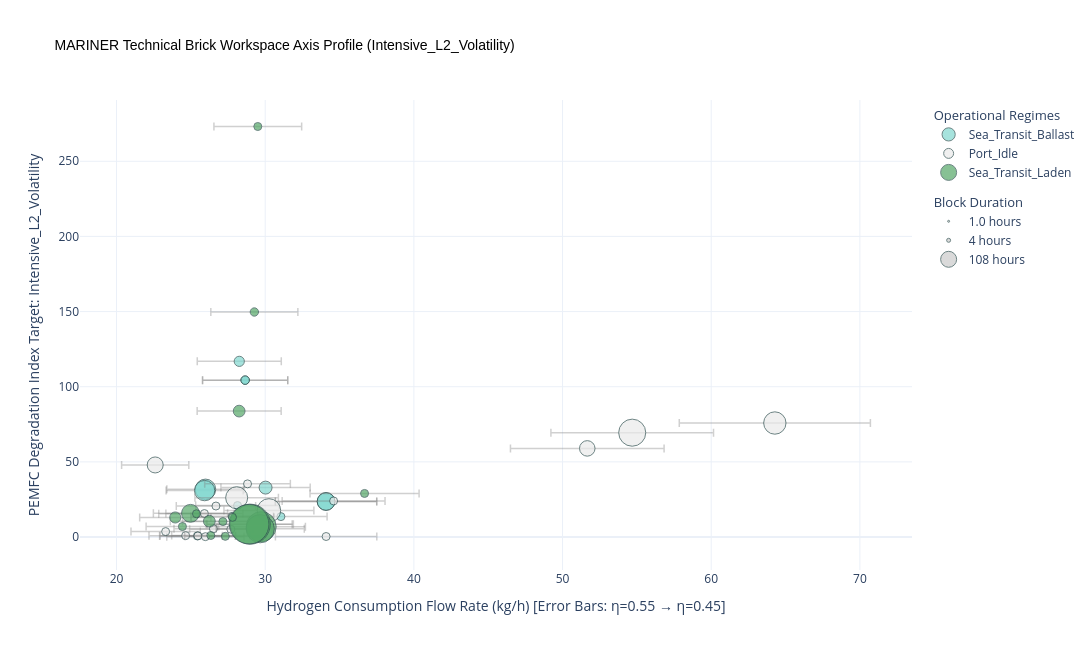
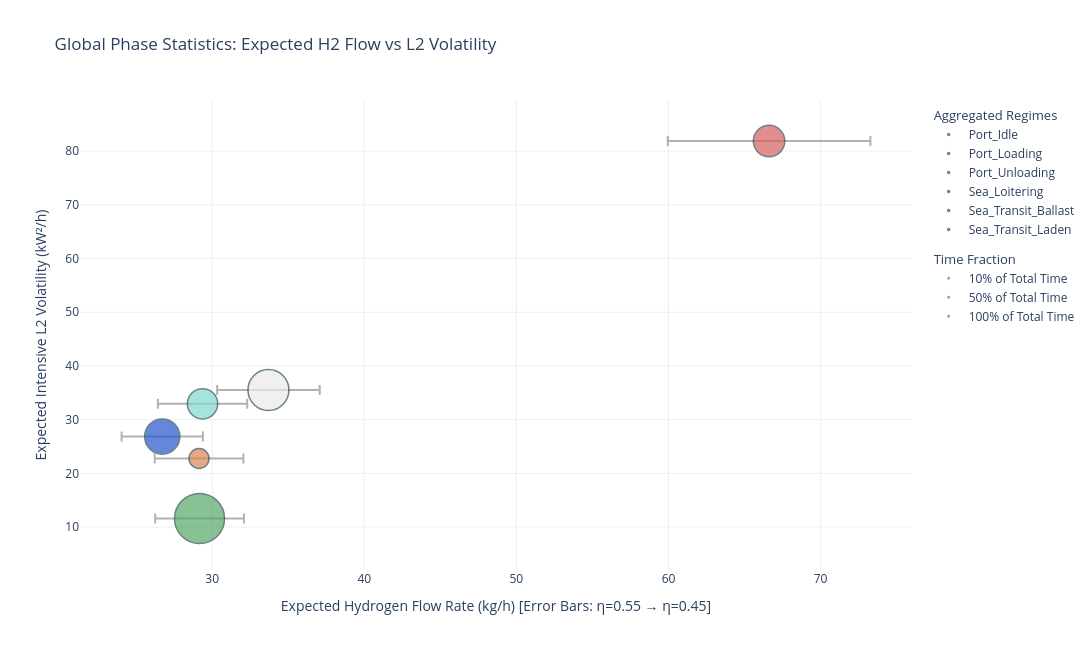

The notebook cell these images were saved under, in order:
### Code cell
plotter = VesselVisualizer(labeled_df) # (Passes structural check, can plot master_registry directly)
fig_bricks = plotter.plot_brick_space(brick_registry, y_axis_metric='Intensive_L2_Volatility')
fig_bricks.show()
fig_stats = plotter.plot_phase_statistics(global_stats)
fig_stats.show()

### Figure 1 — Plotly figure (JSON) as saved in the notebook; plotly's stock layout.template omitted (floating-point values rounded to 4 significant figures)
{"data": [{"error_x": {"array": [2.598, 2.592, 2.826, 2.814, 2.865, 2.865, 3.409, 3.409, 3.002, 3.106], "color": "rgba(120,120,120,0.35)", "symmetric": true, "thickness": 1.5, "type": "data", "width": 4}, "hoverinfo": "text", "legendgroup": "Phases", "legendgrouptitle": {"text": "Operational Regimes"}, "marker": {"color": "#81D8D0", "line": {"color": "DarkSlateGrey", "width": 1}, "size": [28.17, 27.75, 7.0, 3.667, 4.833, 4.833, 21.08, 21.08, 11.25, 2.417], "sizemin": 4, "sizemode": "area", "sizeref": 0.1344}, "mode": "markers", "name": "Sea_Transit_Ballast", "text": ["<b>Phase Block: Sea_Transit_Ballast</b><br>File Origin: Combined_Sister_Vessels<br>Loitering Handling: With_Loitering<br>Start Timestamp: 2025-12-22 10:50<br>Total Duration: 28.17 h<br>Mean Power Demand: 428.6 kW<br>-----------------------------------<br>H2 Rate: [23.38 - 28.58] kg/h<br>L2 Volatility: 31.72", "<b>Phase Block: Sea_Transit_Ballast</b><br>File Origin: Combined_Sister_Vessels<br>Loitering Handling: Without_Loitering<br>Start Timestamp: 2025-12-22 10:50<br>Total Duration: 27.75 h<br>Mean Power Demand: 427.6 kW<br>-----------------------------------<br>H2 Rate: [23.33 - 28.52] kg/h<br>L2 Volatility: 30.87", "<b>Phase Block: Sea_Transit_Ballast</b><br>File Origin: Combined_Sister_Vessels<br>Loitering Handling: With_Loitering<br>Start Timestamp: 2025-12-26 05:35<br>Total Duration: 7.00 h<br>Mean Power Demand: 466.0 kW<br>-----------------------------------<br>H2 Rate: [25.43 - 31.08] kg/h<br>L2 Volatility: 116.89", "<b>Phase Block: Sea_Transit_Ballast</b><br>File Origin: Combined_Sister_Vessels<br>Loitering Handling: Without_Loitering<br>Start Timestamp: 2025-12-26 08:05<br>Total Duration: 3.67 h<br>Mean Power Demand: 464.1 kW<br>-----------------------------------<br>H2 Rate: [25.32 - 30.95] kg/h<br>L2 Volatility: 20.92", "<b>Phase Block: Sea_Transit_Ballast</b><br>File Origin: Combined_Sister_Vessels<br>Loitering Handling: With_Loitering<br>Start Timestamp: 2025-12-31 19:15<br>Total Duration: 4.83 h<br>Mean Power Demand: 472.6 kW<br>-----------------------------------<br>H2 Rate: [25.79 - 31.52] kg/h<br>L2 Volatility: 104.37", "<b>Phase Block: Sea_Transit_Ballast</b><br>File Origin: Combined_Sister_Vessels<br>Loitering Handling: Without_Loitering<br>Start Timestamp: 2025-12-31 19:15<br>Total Duration: 4.83 h<br>Mean Power Demand: 472.6 kW<br>-----------------------------------<br>H2 Rate: [25.79 - 31.52] kg/h<br>L2 Volatility: 104.37", "<b>Phase Block: Sea_Transit_Ballast</b><br>File Origin: Combined_Sister_Vessels<br>Loitering Handling: With_Loitering<br>Start Timestamp: 2026-01-23 16:20<br>Total Duration: 21.08 h<br>Mean Power Demand: 562.3 kW<br>-----------------------------------<br>H2 Rate: [30.68 - 37.50] kg/h<br>L2 Volatility: 23.64", "<b>Phase Block: Sea_Transit_Ballast</b><br>File Origin: Combined_Sister_Vessels<br>Loitering Handling: Without_Loitering<br>Start Timestamp: 2026-01-23 16:20<br>Total Duration: 21.08 h<br>Mean Power Demand: 562.3 kW<br>-----------------------------------<br>H2 Rate: [30.68 - 37.50] kg/h<br>L2 Volatility: 23.64", "<b>Phase Block: Sea_Transit_Ballast</b><br>File Origin: Combined_Sister_Vessels<br>Loitering Handling: With_Loitering<br>Start Timestamp: 2026-02-02 05:50<br>Total Duration: 11.25 h<br>Mean Power Demand: 495.2 kW<br>-----------------------------------<br>H2 Rate: [27.02 - 33.03] kg/h<br>L2 Volatility: 32.86", "<b>Phase Block: Sea_Transit_Ballast</b><br>File Origin: Combined_Sister_Vessels<br>Loitering Handling: Without_Loitering<br>Start Timestamp: 2026-02-02 05:50<br>Total Duration: 2.42 h<br>Mean Power Demand: 512.2 kW<br>-----------------------------------<br>H2 Rate: [27.95 - 34.16] kg/h<br>L2 Volatility: 13.57"], "type": "scatter", "x": [25.98, 25.92, 28.26, 28.14, 28.65, 28.65, 34.09, 34.09, 30.02, 31.06], "y": [31.72, 30.87, 116.9, 20.92, 104.4, 104.4, 23.64, 23.64, 32.86, 13.57]}, {"error_x": {"array": [2.26, 2.465, 2.33, 2.544, 2.548, 2.669, 2.808, 6.428, 5.166, 3.025, 3.41, 3.46, 2.598, 2.777, 2.769, 2.881, 5.469, 2.591, 2.652], "color": "rgba(120,120,120,0.35)", "symmetric": true, "thickness": 1.5, "type": "data", "width": 4}, "hoverinfo": "text", "legendgroup": "Phases", "legendgrouptitle": {"text": "Operational Regimes"}, "marker": {"color": "#EAEAEA", "line": {"color": "DarkSlateGrey", "width": 1}, "size": [17.25, 0.08333, 0.08333, 0.1667, 0.08333, 0.9167, 32.58, 33.67, 16.17, 37.33, 0.08333, 0.3333, 0.08333, 0.75, 0.08333, 0.08333, 49.25, 0.1667, 0.08333], "sizemin": 4, "sizemode": "area", "sizeref": 0.1344}, "mode": "markers", "name": "Port_Idle", "text": ["<b>Phase Block: Port_Idle</b><br>File Origin: Combined_Sister_Vessels<br>Start Timestamp: 2025-12-23 15:00<br>Total Duration: 17.25 h<br>Mean Power Demand: 372.8 kW<br>-----------------------------------<br>H2 Rate: [20.34 - 24.86] kg/h<br>L2 Volatility: 47.94", "<b>Phase Block: Port_Idle</b><br>File Origin: Combined_Sister_Vessels<br>Start Timestamp: 2025-12-25 05:45<br>Total Duration: 0.08 h<br>Mean Power Demand: 406.5 kW<br>-----------------------------------<br>H2 Rate: [22.18 - 27.11] kg/h<br>L2 Volatility: 0.91", "<b>Phase Block: Port_Idle</b><br>File Origin: Combined_Sister_Vessels<br>Start Timestamp: 2025-12-25 10:05<br>Total Duration: 0.08 h<br>Mean Power Demand: 384.3 kW<br>-----------------------------------<br>H2 Rate: [20.97 - 25.63] kg/h<br>L2 Volatility: 3.61", "<b>Phase Block: Port_Idle</b><br>File Origin: Combined_Sister_Vessels<br>Start Timestamp: 2025-12-25 18:25<br>Total Duration: 0.17 h<br>Mean Power Demand: 419.6 kW<br>-----------------------------------<br>H2 Rate: [22.90 - 27.98] kg/h<br>L2 Volatility: 0.69", "<b>Phase Block: Port_Idle</b><br>File Origin: Combined_Sister_Vessels<br>Start Timestamp: 2025-12-26 03:50<br>Total Duration: 0.08 h<br>Mean Power Demand: 420.2 kW<br>-----------------------------------<br>H2 Rate: [22.93 - 28.02] kg/h<br>L2 Volatility: 0.77", "<b>Phase Block: Port_Idle</b><br>File Origin: Combined_Sister_Vessels<br>Start Timestamp: 2025-12-26 04:40<br>Total Duration: 0.92 h<br>Mean Power Demand: 440.2 kW<br>-----------------------------------<br>H2 Rate: [24.02 - 29.36] kg/h<br>L2 Volatility: 20.61", "<b>Phase Block: Port_Idle</b><br>File Origin: Combined_Sister_Vessels<br>Start Timestamp: 2025-12-26 12:35<br>Total Duration: 32.58 h<br>Mean Power Demand: 463.1 kW<br>-----------------------------------<br>H2 Rate: [25.27 - 30.89] kg/h<br>L2 Volatility: 26.14", "<b>Phase Block: Port_Idle</b><br>File Origin: Combined_Sister_Vessels<br>Start Timestamp: 2025-12-30 09:35<br>Total Duration: 33.67 h<br>Mean Power Demand: 1060.2 kW<br>-----------------------------------<br>H2 Rate: [57.85 - 70.71] kg/h<br>L2 Volatility: 75.85", "<b>Phase Block: Port_Idle</b><br>File Origin: Combined_Sister_Vessels<br>Start Timestamp: 2026-01-23 00:10<br>Total Duration: 16.17 h<br>Mean Power Demand: 852.1 kW<br>-----------------------------------<br>H2 Rate: [46.50 - 56.83] kg/h<br>L2 Volatility: 58.95", "<b>Phase Block: Port_Idle</b><br>File Origin: Combined_Sister_Vessels<br>Start Timestamp: 2026-01-24 13:25<br>Total Duration: 37.33 h<br>Mean Power Demand: 498.9 kW<br>-----------------------------------<br>H2 Rate: [27.22 - 33.27] kg/h<br>L2 Volatility: 17.65", "<b>Phase Block: Port_Idle</b><br>File Origin: Combined_Sister_Vessels<br>Start Timestamp: 2026-01-30 14:15<br>Total Duration: 0.08 h<br>Mean Power Demand: 562.4 kW<br>-----------------------------------<br>H2 Rate: [30.69 - 37.51] kg/h<br>L2 Volatility: 0.33", "<b>Phase Block: Port_Idle</b><br>File Origin: Combined_Sister_Vessels<br>Start Timestamp: 2026-01-30 15:15<br>Total Duration: 0.33 h<br>Mean Power Demand: 570.7 kW<br>-----------------------------------<br>H2 Rate: [31.14 - 38.06] kg/h<br>L2 Volatility: 24.00", "<b>Phase Block: Port_Idle</b><br>File Origin: Combined_Sister_Vessels<br>Start Timestamp: 2026-01-30 15:45<br>Total Duration: 0.08 h<br>Mean Power Demand: 428.4 kW<br>-----------------------------------<br>H2 Rate: [23.38 - 28.57] kg/h<br>L2 Volatility: 0.22", "<b>Phase Block: Port_Idle</b><br>File Origin: Combined_Sister_Vessels<br>Start Timestamp: 2026-01-30 16:00<br>Total Duration: 0.75 h<br>Mean Power Demand: 458.1 kW<br>-----------------------------------<br>H2 Rate: [25.00 - 30.55] kg/h<br>L2 Volatility: 13.76", "<b>Phase Block: Port_Idle</b><br>File Origin: Combined_Sister_Vessels<br>Start Timestamp: 2026-01-30 17:05<br>Total Duration: 0.08 h<br>Mean Power Demand: 456.6 kW<br>-----------------------------------<br>H2 Rate: [24.92 - 30.46] kg/h<br>L2 Volatility: 5.20", "<b>Phase Block: Port_Idle</b><br>File Origin: Combined_Sister_Vessels<br>Start Timestamp: 2026-01-30 19:15<br>Total Duration: 0.08 h<br>Mean Power Demand: 475.2 kW<br>-----------------------------------<br>H2 Rate: [25.93 - 31.69] kg/h<br>L2 Volatility: 35.36", "<b>Phase Block: Port_Idle</b><br>File Origin: Combined_Sister_Vessels<br>Start Timestamp: 2026-01-31 04:35<br>Total Duration: 49.25 h<br>Mean Power Demand: 902.0 kW<br>-----------------------------------<br>H2 Rate: [49.22 - 60.16] kg/h<br>L2 Volatility: 69.42", "<b>Phase Block: Port_Idle</b><br>File Origin: Combined_Sister_Vessels<br>Start Timestamp: 2026-02-02 17:05<br>Total Duration: 0.17 h<br>Mean Power Demand: 427.3 kW<br>-----------------------------------<br>H2 Rate: [23.32 - 28.50] kg/h<br>L2 Volatility: 15.61", "<b>Phase Block: Port_Idle</b><br>File Origin: Combined_Sister_Vessels<br>Start Timestamp: 2026-02-02 18:10<br>Total Duration: 0.08 h<br>Mean Power Demand: 437.3 kW<br>-----------------------------------<br>H2 Rate: [23.86 - 29.17] kg/h<br>L2 Volatility: 5.47"], "type": "scatter", "x": [22.6, 24.65, 23.3, 25.44, 25.48, 26.69, 28.08, 64.28, 51.66, 30.25, 34.1, 34.6, 25.98, 27.77, 27.69, 28.81, 54.69, 25.91, 26.52], "y": [47.94, 0.9113, 3.61, 0.6944, 0.7655, 20.61, 26.14, 75.85, 58.95, 17.65, 0.3335, 24.0, 0.2212, 13.76, 5.203, 35.36, 69.42, 15.61, 5.472]}, {"error_x": {"array": [2.498, 2.538, 2.395, 2.624, 2.715, 2.973, 2.966, 2.9, 2.892, 3.668, 2.95, 2.634, 2.732, 2.78, 2.825, 2.927, 2.443], "color": "rgba(120,120,120,0.35)", "symmetric": true, "thickness": 1.5, "type": "data", "width": 4}, "hoverinfo": "text", "legendgroup": "Phases", "legendgrouptitle": {"text": "Operational Regimes"}, "marker": {"color": "#55A868", "line": {"color": "DarkSlateGrey", "width": 1}, "size": [21.5, 4.25, 8.25, 9.25, 0.75, 60.42, 53.33, 107.5, 105.2, 0.9167, 0.1667, 0.1667, 0.3333, 2.083, 9.25, 4.667, 0.9167], "sizemin": 4, "sizemode": "area", "sizeref": 0.1344}, "mode": "markers", "name": "Sea_Transit_Laden", "text": ["<b>Phase Block: Sea_Transit_Laden</b><br>File Origin: Combined_Sister_Vessels<br>Loitering Handling: With_Loitering<br>Start Timestamp: 2025-12-24 08:15<br>Total Duration: 21.50 h<br>Mean Power Demand: 411.9 kW<br>-----------------------------------<br>H2 Rate: [22.48 - 27.47] kg/h<br>L2 Volatility: 15.76", "<b>Phase Block: Sea_Transit_Laden</b><br>File Origin: Combined_Sister_Vessels<br>Loitering Handling: With_Loitering<br>Start Timestamp: 2025-12-25 05:50<br>Total Duration: 4.25 h<br>Mean Power Demand: 418.5 kW<br>-----------------------------------<br>H2 Rate: [22.84 - 27.91] kg/h<br>L2 Volatility: 15.47", "<b>Phase Block: Sea_Transit_Laden</b><br>File Origin: Combined_Sister_Vessels<br>Loitering Handling: With_Loitering<br>Start Timestamp: 2025-12-25 10:10<br>Total Duration: 8.25 h<br>Mean Power Demand: 395.0 kW<br>-----------------------------------<br>H2 Rate: [21.56 - 26.35] kg/h<br>L2 Volatility: 12.99", "<b>Phase Block: Sea_Transit_Laden</b><br>File Origin: Combined_Sister_Vessels<br>Loitering Handling: With_Loitering<br>Start Timestamp: 2025-12-25 18:35<br>Total Duration: 9.25 h<br>Mean Power Demand: 432.8 kW<br>-----------------------------------<br>H2 Rate: [23.62 - 28.87] kg/h<br>L2 Volatility: 10.50", "<b>Phase Block: Sea_Transit_Laden</b><br>File Origin: Combined_Sister_Vessels<br>Loitering Handling: With_Loitering<br>Start Timestamp: 2025-12-26 03:55<br>Total Duration: 0.75 h<br>Mean Power Demand: 447.9 kW<br>-----------------------------------<br>H2 Rate: [24.44 - 29.87] kg/h<br>L2 Volatility: 10.25", "<b>Phase Block: Sea_Transit_Laden</b><br>File Origin: Combined_Sister_Vessels<br>Loitering Handling: With_Loitering<br>Start Timestamp: 2025-12-27 21:10<br>Total Duration: 60.42 h<br>Mean Power Demand: 490.4 kW<br>-----------------------------------<br>H2 Rate: [26.76 - 32.70] kg/h<br>L2 Volatility: 6.87", "<b>Phase Block: Sea_Transit_Laden</b><br>File Origin: Combined_Sister_Vessels<br>Loitering Handling: Without_Loitering<br>Start Timestamp: 2025-12-27 21:10<br>Total Duration: 53.33 h<br>Mean Power Demand: 489.2 kW<br>-----------------------------------<br>H2 Rate: [26.70 - 32.63] kg/h<br>L2 Volatility: 5.50", "<b>Phase Block: Sea_Transit_Laden</b><br>File Origin: Combined_Sister_Vessels<br>Loitering Handling: With_Loitering<br>Start Timestamp: 2026-01-26 02:45<br>Total Duration: 107.50 h<br>Mean Power Demand: 478.2 kW<br>-----------------------------------<br>H2 Rate: [26.10 - 31.90] kg/h<br>L2 Volatility: 8.56", "<b>Phase Block: Sea_Transit_Laden</b><br>File Origin: Combined_Sister_Vessels<br>Loitering Handling: Without_Loitering<br>Start Timestamp: 2026-01-26 02:45<br>Total Duration: 105.25 h<br>Mean Power Demand: 477.0 kW<br>-----------------------------------<br>H2 Rate: [26.03 - 31.81] kg/h<br>L2 Volatility: 8.53", "<b>Phase Block: Sea_Transit_Laden</b><br>File Origin: Combined_Sister_Vessels<br>Loitering Handling: With_Loitering<br>Start Timestamp: 2026-01-30 14:20<br>Total Duration: 0.92 h<br>Mean Power Demand: 605.0 kW<br>-----------------------------------<br>H2 Rate: [33.01 - 40.35] kg/h<br>L2 Volatility: 28.98", "<b>Phase Block: Sea_Transit_Laden</b><br>File Origin: Combined_Sister_Vessels<br>Loitering Handling: With_Loitering<br>Start Timestamp: 2026-01-30 15:35<br>Total Duration: 0.17 h<br>Mean Power Demand: 486.6 kW<br>-----------------------------------<br>H2 Rate: [26.55 - 32.45] kg/h<br>L2 Volatility: 273.15", "<b>Phase Block: Sea_Transit_Laden</b><br>File Origin: Combined_Sister_Vessels<br>Loitering Handling: With_Loitering<br>Start Timestamp: 2026-01-30 15:50<br>Total Duration: 0.17 h<br>Mean Power Demand: 434.5 kW<br>-----------------------------------<br>H2 Rate: [23.71 - 28.98] kg/h<br>L2 Volatility: 1.02", "<b>Phase Block: Sea_Transit_Laden</b><br>File Origin: Combined_Sister_Vessels<br>Loitering Handling: With_Loitering<br>Start Timestamp: 2026-01-30 16:45<br>Total Duration: 0.33 h<br>Mean Power Demand: 450.6 kW<br>-----------------------------------<br>H2 Rate: [24.59 - 30.05] kg/h<br>L2 Volatility: 0.45", "<b>Phase Block: Sea_Transit_Laden</b><br>File Origin: Combined_Sister_Vessels<br>Loitering Handling: With_Loitering<br>Start Timestamp: 2026-01-30 17:10<br>Total Duration: 2.08 h<br>Mean Power Demand: 458.5 kW<br>-----------------------------------<br>H2 Rate: [25.02 - 30.58] kg/h<br>L2 Volatility: 13.07", "<b>Phase Block: Sea_Transit_Laden</b><br>File Origin: Combined_Sister_Vessels<br>Loitering Handling: With_Loitering<br>Start Timestamp: 2026-01-30 19:20<br>Total Duration: 9.25 h<br>Mean Power Demand: 465.9 kW<br>-----------------------------------<br>H2 Rate: [25.42 - 31.07] kg/h<br>L2 Volatility: 83.77", "<b>Phase Block: Sea_Transit_Laden</b><br>File Origin: Combined_Sister_Vessels<br>Loitering Handling: Without_Loitering<br>Start Timestamp: 2026-01-30 23:55<br>Total Duration: 4.67 h<br>Mean Power Demand: 482.8 kW<br>-----------------------------------<br>H2 Rate: [26.34 - 32.20] kg/h<br>L2 Volatility: 149.71", "<b>Phase Block: Sea_Transit_Laden</b><br>File Origin: Combined_Sister_Vessels<br>Loitering Handling: With_Loitering<br>Start Timestamp: 2026-02-02 17:15<br>Total Duration: 0.92 h<br>Mean Power Demand: 403.0 kW<br>-----------------------------------<br>H2 Rate: [21.99 - 26.88] kg/h<br>L2 Volatility: 6.98"], "type": "scatter", "x": [24.98, 25.38, 23.95, 26.24, 27.15, 29.73, 29.66, 29.0, 28.92, 36.68, 29.5, 26.34, 27.32, 27.8, 28.25, 29.27, 24.43], "y": [15.76, 15.47, 12.99, 10.5, 10.25, 6.874, 5.503, 8.56, 8.531, 28.98, 273.1, 1.025, 0.4543, 13.07, 83.77, 149.7, 6.975]}, {"legendgroup": "Size", "legendgrouptitle": {"text": "Block Duration"}, "marker": {"color": "rgba(150,150,150,0.5)", "line": {"color": "DarkSlateGrey", "width": 1}, "size": [1], "sizemode": "area", "sizeref": 0.1344}, "mode": "markers", "name": "1.0 hours", "type": "scatter", "x": [null], "y": [null]}, {"legendgroup": "Size", "legendgrouptitle": {"text": "Block Duration"}, "marker": {"color": "rgba(150,150,150,0.5)", "line": {"color": "DarkSlateGrey", "width": 1}, "size": [4], "sizemode": "area", "sizeref": 0.1344}, "mode": "markers", "name": "4 hours", "type": "scatter", "x": [null], "y": [null]}, {"legendgroup": "Size", "legendgrouptitle": {"text": "Block Duration"}, "marker": {"color": "rgba(150,150,150,0.5)", "line": {"color": "DarkSlateGrey", "width": 1}, "size": [108], "sizemode": "area", "sizeref": 0.1344}, "mode": "markers", "name": "108 hours", "type": "scatter", "x": [null], "y": [null]}], "layout": {"height": 650, "hovermode": "closest", "title": {"font": {"color": "black", "family": "Arial", "size": 14}, "text": "MARINER Technical Brick Workspace Axis Profile (Intensive_L2_Volatility)"}, "width": 1100, "xaxis": {"title": {"text": "Hydrogen Consumption Flow Rate (kg/h) [Error Bars: η=0.55 → η=0.45]"}}, "yaxis": {"title": {"text": "PEMFC Degradation Index Target: Intensive_L2_Volatility"}}}}

### Figure 2 — Plotly figure (JSON) as saved in the notebook; plotly's stock layout.template omitted (floating-point values rounded to 4 significant figures)
{"data": [{"error_x": {"array": [3.37], "arrayminus": [3.37], "color": "rgba(100,100,100,0.5)", "thickness": 2, "type": "data", "width": 5}, "hoverinfo": "text", "hovertext": ["<b>Port_Idle</b><br>Time Fraction: 21.7% (109.5 hrs)<br>Mean Power: 555.9 kW<br>H2 Rate: [30.33 - 37.07] kg/h<br>L2 Volatility: 35.51"], "legendgroup": "Phases", "legendgrouptitle": {"text": "Aggregated Regimes"}, "marker": {"color": "#EAEAEA", "line": {"color": "DarkSlateGrey", "width": 1.5}, "size": [0.2173], "sizemin": 10, "sizemode": "area", "sizeref": 0.0002592}, "mode": "markers", "name": "Port_Idle", "type": "scatter", "x": [33.7], "y": [35.51]}, {"error_x": {"array": [2.914], "arrayminus": [2.914], "color": "rgba(100,100,100,0.5)", "thickness": 2, "type": "data", "width": 5}, "hoverinfo": "text", "hovertext": ["<b>Port_Loading</b><br>Time Fraction: 5.1% (25.9 hrs)<br>Mean Power: 480.6 kW<br>H2 Rate: [26.22 - 32.05] kg/h<br>L2 Volatility: 22.76"], "legendgroup": "Phases", "legendgrouptitle": {"text": "Aggregated Regimes"}, "marker": {"color": "#DD8452", "line": {"color": "DarkSlateGrey", "width": 1.5}, "size": [0.05144], "sizemin": 10, "sizemode": "area", "sizeref": 0.0002592}, "mode": "markers", "name": "Port_Loading", "type": "scatter", "x": [29.14], "y": [22.76]}, {"error_x": {"array": [6.661], "arrayminus": [6.661], "color": "rgba(100,100,100,0.5)", "thickness": 2, "type": "data", "width": 5}, "hoverinfo": "text", "hovertext": ["<b>Port_Unloading</b><br>Time Fraction: 12.8% (64.5 hrs)<br>Mean Power: 1098.7 kW<br>H2 Rate: [59.95 - 73.27] kg/h<br>L2 Volatility: 81.88"], "legendgroup": "Phases", "legendgrouptitle": {"text": "Aggregated Regimes"}, "marker": {"color": "#D65F5F", "line": {"color": "DarkSlateGrey", "width": 1.5}, "size": [0.128], "sizemin": 10, "sizemode": "area", "sizeref": 0.0002592}, "mode": "markers", "name": "Port_Unloading", "type": "scatter", "x": [66.61], "y": [81.88]}, {"error_x": {"array": [2.672], "arrayminus": [2.672], "color": "rgba(100,100,100,0.5)", "thickness": 2, "type": "data", "width": 5}, "hoverinfo": "text", "hovertext": ["<b>Sea_Loitering</b><br>Time Fraction: 16.1% (80.9 hrs)<br>Mean Power: 440.7 kW<br>H2 Rate: [24.05 - 29.39] kg/h<br>L2 Volatility: 26.84"], "legendgroup": "Phases", "legendgrouptitle": {"text": "Aggregated Regimes"}, "marker": {"color": "#2653CC", "line": {"color": "DarkSlateGrey", "width": 1.5}, "size": [0.1606], "sizemin": 10, "sizemode": "area", "sizeref": 0.0002592}, "mode": "markers", "name": "Sea_Loitering", "type": "scatter", "x": [26.72], "y": [26.84]}, {"error_x": {"array": [2.937], "arrayminus": [2.937], "color": "rgba(100,100,100,0.5)", "thickness": 2, "type": "data", "width": 5}, "hoverinfo": "text", "hovertext": ["<b>Sea_Transit_Ballast</b><br>Time Fraction: 11.9% (59.8 hrs)<br>Mean Power: 484.4 kW<br>H2 Rate: [26.43 - 32.31] kg/h<br>L2 Volatility: 32.96"], "legendgroup": "Phases", "legendgrouptitle": {"text": "Aggregated Regimes"}, "marker": {"color": "#81D8D0", "line": {"color": "DarkSlateGrey", "width": 1.5}, "size": [0.1186], "sizemin": 10, "sizemode": "area", "sizeref": 0.0002592}, "mode": "markers", "name": "Sea_Transit_Ballast", "type": "scatter", "x": [29.37], "y": [32.96]}, {"error_x": {"array": [2.917], "arrayminus": [2.917], "color": "rgba(100,100,100,0.5)", "thickness": 2, "type": "data", "width": 5}, "hoverinfo": "text", "hovertext": ["<b>Sea_Transit_Laden</b><br>Time Fraction: 32.4% (163.2 hrs)<br>Mean Power: 481.1 kW<br>H2 Rate: [26.26 - 32.09] kg/h<br>L2 Volatility: 11.58"], "legendgroup": "Phases", "legendgrouptitle": {"text": "Aggregated Regimes"}, "marker": {"color": "#55A868", "line": {"color": "DarkSlateGrey", "width": 1.5}, "size": [0.324], "sizemin": 10, "sizemode": "area", "sizeref": 0.0002592}, "mode": "markers", "name": "Sea_Transit_Laden", "type": "scatter", "x": [29.17], "y": [11.58]}, {"legendgroup": "Size", "legendgrouptitle": {"text": "Time Fraction"}, "marker": {"color": "rgba(150,150,150,0.5)", "line": {"color": "DarkSlateGrey", "width": 1}, "size": [0.1], "sizemode": "area", "sizeref": 0.0002592}, "mode": "markers", "name": "10% of Total Time", "type": "scatter", "x": [null], "y": [null]}, {"legendgroup": "Size", "legendgrouptitle": {"text": "Time Fraction"}, "marker": {"color": "rgba(150,150,150,0.5)", "line": {"color": "DarkSlateGrey", "width": 1}, "size": [0.5], "sizemode": "area", "sizeref": 0.0002592}, "mode": "markers", "name": "50% of Total Time", "type": "scatter", "x": [null], "y": [null]}, {"legendgroup": "Size", "legendgrouptitle": {"text": "Time Fraction"}, "marker": {"color": "rgba(150,150,150,0.5)", "line": {"color": "DarkSlateGrey", "width": 1}, "size": [1], "sizemode": "area", "sizeref": 0.0002592}, "mode": "markers", "name": "100% of Total Time", "type": "scatter", "x": [null], "y": [null]}], "layout": {"height": 650, "hovermode": "closest", "title": {"text": "Global Phase Statistics: Expected H2 Flow vs L2 Volatility"}, "width": 1100, "xaxis": {"title": {"text": "Expected Hydrogen Flow Rate (kg/h) [Error Bars: η=0.55 → η=0.45]"}}, "yaxis": {"title": {"text": "Expected Intensive L2 Volatility (kW²/h)"}}}}
